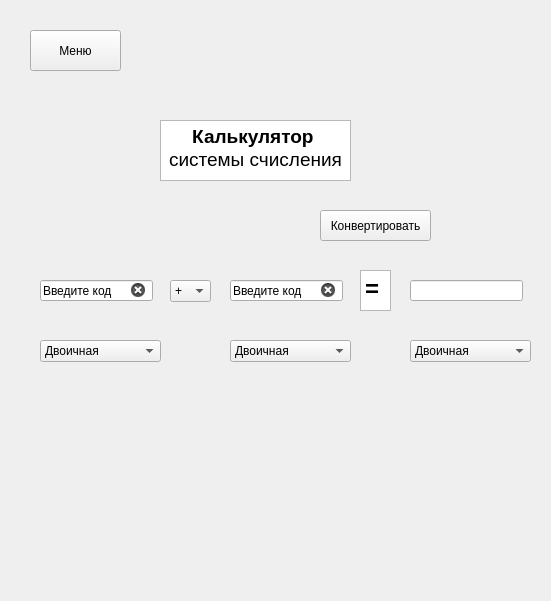
<?xml version="1.0" encoding="UTF-8"?>
<ui version="4.0">
 <class>Form</class>
 <widget class="QWidget" name="Form">
  <property name="geometry">
   <rect>
    <x>0</x>
    <y>0</y>
    <width>551</width>
    <height>601</height>
   </rect>
  </property>
  <property name="windowTitle">
   <string>C.C. Program   by Elchar</string>
  </property>
  <widget class="QPushButton" name="E1B">
   <property name="geometry">
    <rect>
     <x>30</x>
     <y>30</y>
     <width>91</width>
     <height>41</height>
    </rect>
   </property>
   <property name="text">
    <string>Меню</string>
   </property>
  </widget>
  <widget class="QTextBrowser" name="T1B">
   <property name="geometry">
    <rect>
     <x>160</x>
     <y>120</y>
     <width>191</width>
     <height>61</height>
    </rect>
   </property>
   <property name="html">
    <string>&lt;!DOCTYPE HTML PUBLIC &quot;-//W3C//DTD HTML 4.0//EN&quot; &quot;http://www.w3.org/TR/REC-html40/strict.dtd&quot;&gt;
&lt;html&gt;&lt;head&gt;&lt;meta name=&quot;qrichtext&quot; content=&quot;1&quot; /&gt;&lt;style type=&quot;text/css&quot;&gt;
p, li { white-space: pre-wrap; }
&lt;/style&gt;&lt;/head&gt;&lt;body style=&quot; font-family:'MS Shell Dlg 2'; font-size:8.25pt; font-weight:400; font-style:normal;&quot;&gt;
&lt;p align=&quot;center&quot; style=&quot; margin-top:0px; margin-bottom:0px; margin-left:0px; margin-right:0px; -qt-block-indent:0; text-indent:0px;&quot;&gt;&lt;span style=&quot; font-size:14pt; font-weight:600;&quot;&gt;Калькулятор &lt;/span&gt;&lt;/p&gt;
&lt;p align=&quot;center&quot; style=&quot; margin-top:0px; margin-bottom:0px; margin-left:0px; margin-right:0px; -qt-block-indent:0; text-indent:0px;&quot;&gt;&lt;span style=&quot; font-size:14pt;&quot;&gt;системы счисления&lt;/span&gt;&lt;/p&gt;&lt;/body&gt;&lt;/html&gt;</string>
   </property>
  </widget>
  <widget class="QComboBox" name="C1B">
   <property name="geometry">
    <rect>
     <x>40</x>
     <y>340</y>
     <width>121</width>
     <height>22</height>
    </rect>
   </property>
   <item>
    <property name="text">
     <string>Двоичная</string>
    </property>
   </item>
   <item>
    <property name="text">
     <string>Восьмиричная</string>
    </property>
   </item>
   <item>
    <property name="text">
     <string>Десятиричная</string>
    </property>
   </item>
   <item>
    <property name="text">
     <string>Шестнадцатиричная</string>
    </property>
   </item>
  </widget>
  <widget class="QLineEdit" name="X1B">
   <property name="geometry">
    <rect>
     <x>40</x>
     <y>280</y>
     <width>113</width>
     <height>21</height>
    </rect>
   </property>
   <property name="text">
    <string>Введите код</string>
   </property>
   <property name="clearButtonEnabled">
    <bool>true</bool>
   </property>
  </widget>
  <widget class="QTextBrowser" name="textBrowser">
   <property name="geometry">
    <rect>
     <x>360</x>
     <y>270</y>
     <width>31</width>
     <height>41</height>
    </rect>
   </property>
   <property name="html">
    <string>&lt;!DOCTYPE HTML PUBLIC &quot;-//W3C//DTD HTML 4.0//EN&quot; &quot;http://www.w3.org/TR/REC-html40/strict.dtd&quot;&gt;
&lt;html&gt;&lt;head&gt;&lt;meta name=&quot;qrichtext&quot; content=&quot;1&quot; /&gt;&lt;style type=&quot;text/css&quot;&gt;
p, li { white-space: pre-wrap; }
&lt;/style&gt;&lt;/head&gt;&lt;body style=&quot; font-family:'MS Shell Dlg 2'; font-size:8.25pt; font-weight:400; font-style:normal;&quot;&gt;
&lt;p style=&quot; margin-top:0px; margin-bottom:0px; margin-left:0px; margin-right:0px; -qt-block-indent:0; text-indent:0px;&quot;&gt;&lt;span style=&quot; font-size:18pt; font-weight:600;&quot;&gt;=&lt;/span&gt;&lt;/p&gt;&lt;/body&gt;&lt;/html&gt;</string>
   </property>
  </widget>
  <widget class="QComboBox" name="C2B">
   <property name="geometry">
    <rect>
     <x>410</x>
     <y>340</y>
     <width>121</width>
     <height>22</height>
    </rect>
   </property>
   <item>
    <property name="text">
     <string>Двоичная</string>
    </property>
   </item>
   <item>
    <property name="text">
     <string>Восьмиричная</string>
    </property>
   </item>
   <item>
    <property name="text">
     <string>Десятиричная</string>
    </property>
   </item>
   <item>
    <property name="text">
     <string>Шестнадцатиричная</string>
    </property>
   </item>
  </widget>
  <widget class="QLineEdit" name="X2B">
   <property name="geometry">
    <rect>
     <x>410</x>
     <y>280</y>
     <width>113</width>
     <height>21</height>
    </rect>
   </property>
   <property name="text">
    <string/>
   </property>
  </widget>
  <widget class="QComboBox" name="C3B">
   <property name="geometry">
    <rect>
     <x>230</x>
     <y>340</y>
     <width>121</width>
     <height>22</height>
    </rect>
   </property>
   <item>
    <property name="text">
     <string>Двоичная</string>
    </property>
   </item>
   <item>
    <property name="text">
     <string>Восьмиричная</string>
    </property>
   </item>
   <item>
    <property name="text">
     <string>Десятиричная</string>
    </property>
   </item>
   <item>
    <property name="text">
     <string>Шестнадцатиричная</string>
    </property>
   </item>
  </widget>
  <widget class="QComboBox" name="Z1B">
   <property name="geometry">
    <rect>
     <x>170</x>
     <y>280</y>
     <width>41</width>
     <height>22</height>
    </rect>
   </property>
   <item>
    <property name="text">
     <string>+</string>
    </property>
   </item>
   <item>
    <property name="text">
     <string>-</string>
    </property>
   </item>
   <item>
    <property name="text">
     <string>x</string>
    </property>
   </item>
   <item>
    <property name="text">
     <string>:</string>
    </property>
   </item>
  </widget>
  <widget class="QLineEdit" name="X3B">
   <property name="geometry">
    <rect>
     <x>230</x>
     <y>280</y>
     <width>113</width>
     <height>21</height>
    </rect>
   </property>
   <property name="text">
    <string>Введите код</string>
   </property>
   <property name="clearButtonEnabled">
    <bool>true</bool>
   </property>
  </widget>
  <widget class="QPushButton" name="pushButton">
   <property name="geometry">
    <rect>
     <x>320</x>
     <y>210</y>
     <width>111</width>
     <height>31</height>
    </rect>
   </property>
   <property name="text">
    <string>Конвертировать</string>
   </property>
  </widget>
 </widget>
 <resources/>
 <connections/>
</ui>
